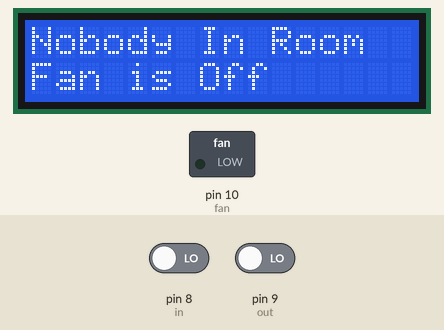
Recording of a sketch running on a simulated Arduino Uno, built with avr-gcc and run on an emulated ATmega328P. Shown: 16×2 character LCD, switched loads named in the sketch (green lamp = pin HIGH). Inputs (shaded band) come from the test bench; at power-on: pin 8 (in) LOW, pin 9 (out) LOW.

Above: at 3.2 s.
3.3 s: pin 8 (in) driven HIGH
At 4.1 s:
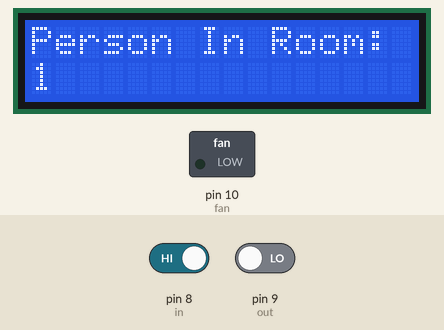
At 5.1 s:
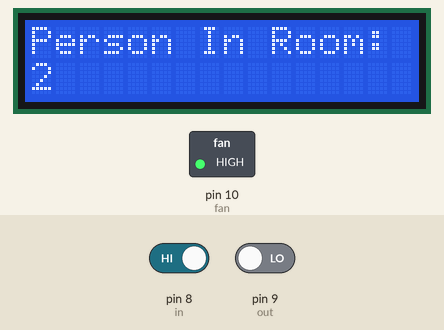
Timing chart, 0 to 6.6 s (numbered marks = the images above; inputs shaded):
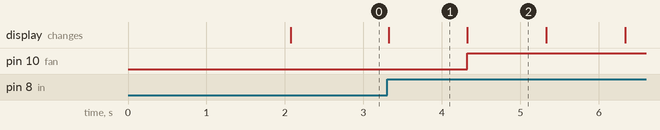

Measured:
- after the input at 3.3 s, pin 10 (fan): LOW → HIGH after 1.0 s; the display: changes at once (image 1)
- what the display in image 1 shows lasts 1.0 s, from 3.3 s to 4.3 s

The sketch:

counter.ino
```cpp
#include<LiquidCrystal.h>
LiquidCrystal lcd(2,3,4,5,6,7);
//LiquidCrystal lcd(5,3,2,4,6,7);

#define in 8
#define out 9
#define fan 10

int count=0;

void setup()
{
  lcd.begin(16,2);
  lcd.print("Visitor Counter");
  delay(2000);
  pinMode(in, INPUT);
  pinMode(out, INPUT);
  pinMode(fan, OUTPUT);
  lcd.clear();
  lcd.print("Person In Room:");
  lcd.setCursor(0,1);
  lcd.print(count);
}

void loop()
{
  int in_value = digitalRead(in);
  int out_value = digitalRead(out);
  if(in_value == HIGH)
  {
    count++;
    lcd.clear();
    lcd.print("Person In Room:");
    lcd.setCursor(0,1);
    lcd.print(count);
    delay(1000);
  }

  if(out_value == HIGH)
  {
    count--;
    lcd.clear();
    lcd.print("Person In Room:");
    lcd.setCursor(0,1);
    lcd.print(count);
    delay(1000);
  }


  if(count==0)
  {
    lcd.clear();
    digitalWrite(fan, LOW);
    lcd.clear();
    lcd.print("Nobody In Room");
    lcd.setCursor(0,1);
    lcd.print("Fan is Off");
    delay(200);
  }

  else
  {
    digitalWrite(fan, HIGH);
  }
}
```
